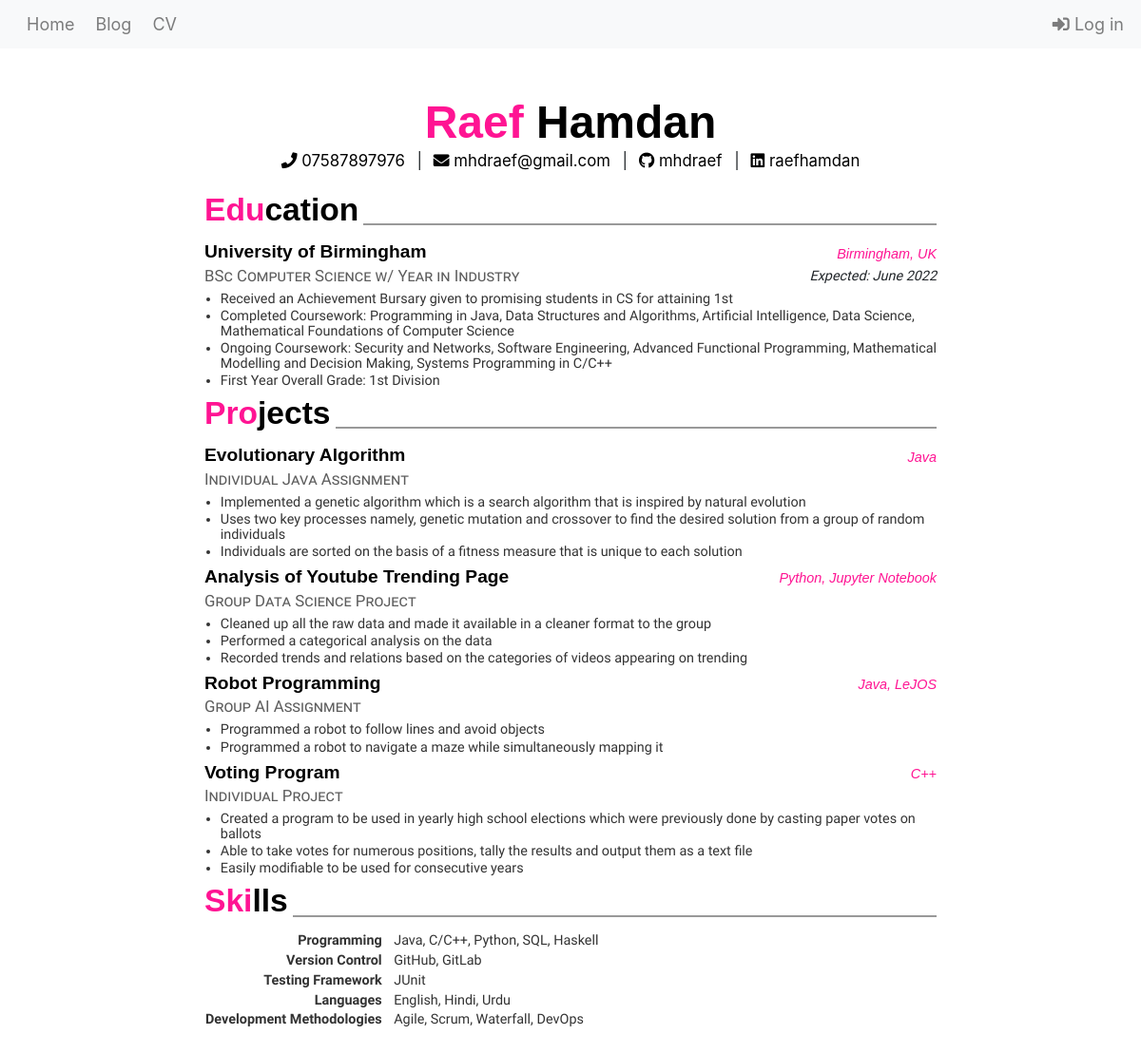
The page /cv on the database its author committed.
### cv/models.py (models this page shows)
class Education(models.Model):
    university = models.CharField(max_length=200)
    course = models.CharField(max_length=200)
    location = models.CharField(max_length=200)
    graduation = models.CharField(max_length=200)
    description = models.TextField(blank=True)

class Project(models.Model):
    title = models.CharField(max_length=200)
    type = models.CharField(max_length=200)
    languages = models.CharField(max_length=200)
    repository = models.CharField(max_length=200,blank=True)
    description = models.TextField(blank=True)

class Skill(models.Model):
    topic = models.CharField(max_length=200)
    skill = models.TextField()

### cv/views.py (the view)
# urls.py: path('cv', views.cv, name='cv'),
def cv(request):
    education = Education.objects.all()
    project = Project.objects.all()
    experience = Experience.objects.all()
    certificate = Certificate.objects.all()
    skill = Skill.objects.all()
    return render(request, 'cv.html', {'education':education , 'project':project , 'experience':experience, 'certificate':certificate , 'skill':skill })

### cv/templates/cv.html (shortened to what this page needs)
<!DOCTYPE html>
<html>
  <head>
    {% load static %}
    <link rel="stylesheet" href="https://stackpath.bootstrapcdn.com/bootstrap/4.5.0/css/bootstrap.min.css">
    <link rel="stylesheet" href="https://use.fontawesome.com/releases/v5.13.0/css/all.css">
    <link rel="stylesheet" href="{% static 'css/homepage/reset.css' %}">
    <link rel="stylesheet" href="{% static 'css/blog.css' %}">
    <link rel="stylesheet" href="{% static 'css/cv.css' %}">
  </head>
<body>
  <nav class="navbar navbar-expand-lg fixed-top navbar-light bg-light">
      <div class="collapse navbar-collapse" id="myNavbar">
        <ul class="navbar-nav mr-auto">
          <li class="nav-item"><a class="nav-link" href="/">Home</a></li>
          <li class="nav-item"><a class="nav-link" href="/blog">Blog</a></li>
          <li class="nav-item"><a class="nav-link" href="/cv">CV</a></li>
        </ul>
        <ul class="navbar-nav navbar-right">
          {% if user.is_authenticated %}
          <li class="nav-item"><a class="nav-link" href="{% url 'logout' %}"><i class="fas fa-sign-out-alt"></i> Log out </a><li>
          {% else %}
          <li class="nav-item"><a class="nav-link" href="{% url 'login' %}"><i class="fas fa-sign-in-alt"></i> Log in</a></li>
          {% endif %}
        </ul>
      </div>
  </nav>
<div class="container col-md-8">
      <header class="about-me">
        <h1 class="name">Raef <span class="lastname">Hamdan</span></h1>
        <span class="about-me_social">
            <h6><a href="tel:07587897976"><i class="fa fa-phone"></i> 07587897976</a></h6>
            <h6><a href="mailto:mhdraef@gmail.com"><i class="fa fa-envelope"></i> mhdraef@gmail.com</a></h6>
            <h6><a href="https://github.com/mhdraef"><i class="fab fa-github"></i> mhdraef</a></h6>
            <h6><a href="https://linkedin.com/in/raefhamdan"><i class="fab fa-linkedin"></i> raefhamdan</a></h6>
        </span>
      </header>
      <section class="education">
        {% if education %}
          <div class="section__heading">
              <h1 class="title">Edu<span class="second">cation</span></h1>
              <span class="section__heading-underline"></span>
          </div>
          {% for edu in education %}
            <div class="section__item">
              <div>
                  <h4 class="education__institution section__subheading">{{ edu.university }}</h4>
                  <h4 class="section__location">{{edu.location}}</h4>
              </div>
              <div>
                  <h5 class="section__subsubheading">{{edu.course}}</h5>
                  <h5 class="section__date-range">{{edu.graduation}}</h5>
              </div>
              {% autoescape off %}
                {{edu.description}}
              {% endautoescape %}
            </div>
            {% endfor %}
       {% endif %}
      </section>
      <section class="project">
       {% if project %}
          <div class="section__heading">
              <h1 class="title">Pro<span class="second">jects</span></h1>
              <span class="section__heading-underline"></span>
          </div>
          {% for proj in project %}
            <div class="section__item">
              <div>
                  <h4 class="education__institution section__subheading">{{ proj.title }}</h4>
                  <h4 class="section__location">{{proj.languages}}</h4>
              </div>
              <div>
                  <h5 class="section__subsubheading">{{proj.type}}</h5>
                  </div>
              {% autoescape off %}
                {{proj.description}}
              {% endautoescape %}
            </div>
            {% endfor %}
        {% endif %}
      </section>
      <section class="skills">
       {% if skill %}
        <div class="section__heading">
            <h1 class="title">Ski<span class="second">lls</span></h1>
            <span class="section__heading-underline"></span>
        </div>
        <table>
          {% for ski in skill %}
          <tr>
            <td class="skills__heading">{{ski.topic}}</td>
            <td class="skills__list"> {{ski.skill}} </td>
          </tr>
          {% endfor %}
        </table>
      {% endif %}
      </section>
</div>
  </body>
</html>

### blog/static/css/blog.css (style rules this page uses)
h1, h2, h3, h4 { color: #000000; font-family: sans-serif; }

### cv/static/css/cv.css (style rules this page uses)
body { margin-top:100px; margin-bottom: 100px; }
.navbar-light .navbar-nav .nav-link { font-size: 18px; margin-left: 10px; }
.about-me { text-align: center; margin-bottom: 20px; }
.about-me .name { color: #FF1493; font-weight: bold; font-size: 4rem; }
.about-me .name .lastname { color:#000000; }
.title { color: #FF1493; font-weight: bold; font-size: 2em; }
.title .second { color:#000000; }
.about-me h6 { font-size: 1.4em; line-height: 1.4em; }
.about-me .about-me_social > h6 { display: inline; }
.about-me .about-me_social > h6 a { text-decoration: none; color: black; }
.about-me .about-me_social > h6:not(:last-child)::after { content: '|'; margin-left: 0.75em; margin-right: 0.5em; }
section { font-family: 'Source Sans Pro'; }
section .section__heading { color: #FF1493; font-weight: 700; font-size: 1.4rem; margin-bottom: 0.7em; display: flex; flex-direction: row; }
section .section__heading span.section__heading-underline { flex-grow: 1; border-bottom: 2px solid #999999; margin-bottom: 4px; margin-left: 0.3em; }
section .section__item { margin-bottom: 0.5rem; }
section .section__item > div { width: 100%; }
section .section__item > div:not(:first-child) { margin-top: 0.3rem; }
section .section__item > div > * { display: inline; }
section .section__item > div > *:last-child { float: right; }
section .section__item > div .section__subheading { font-weight: 600; font-size: 1.6rem; }
section .section__item > div .section__location { color: #FF1493; font-size: 1.2rem; font-style: italic; padding-top: 5.5px; }
section .section__item > div .section__subsubheading { font-size: 1.4rem; font-weight: 500; font-variant: small-caps; color: #5D5D5D; }
section .section__item > div .section__date-range { font-size: 1.2rem; font-weight: 500; font-style: italic; padding-top: 2px; }
section ul { list-style-type:disc; margin-left: 1.4rem; margin-top: 0.5rem; font-size: 0.9rem; line-height: 1.1em; }
section ul li { font-size: 1.2rem; }
section ul li:not(:last-child) { margin-bottom: 0.2rem; }
section ul, section table { font-size: 1.2rem; color: #333333; }
.skills table tr td:first-child { text-align: right; font-weight: bold; font-size: 1.2rem; padding-right: 0.8em; }
.skills table tr { line-height: 1.3em; }

### rows shown on the page
Education: university "University of Birmingham", location "Birmingham, UK", course "BSc Computer Science w/ Year in Industry", graduation "Expected: June 2022", description "Received an Achievement Bursary given to promising students in CS for attaining 1st Completed Coursework: Programming in Java, Data Structures and Algorithms, Artificial Intelligence, Data Science, Mathematical Foundations of Computer Science Ongoing Coursework: Security and Networks, Software Engineering, Advanced Functional Programming, Mathematical Modelling and Decision Making, Systems Programming in C/C++ First Year Overall Grade: 1st Division"
Project: title "Evolutionary Algorithm", languages "Java", type "Individual Java Assignment", description "Implemented a genetic algorithm which is a search algorithm that is inspired by natural evolution Uses two key processes namely, genetic mutation and crossover to find the desired solution from a group of random individuals Individuals are sorted on the basis of a fitness measure that is unique to each solution"
Project: title "Analysis of Youtube Trending Page", languages "Python, Jupyter Notebook", type "Group Data Science Project", description "Cleaned up all the raw data and made it available in a cleaner format to the group Performed a categorical analysis on the data Recorded trends and relations based on the categories of videos appearing on trending"
Project: title "Robot Programming", languages "Java, LeJOS", type "Group AI Assignment", description "Programmed a robot to follow lines and avoid objects Programmed a robot to navigate a maze while simultaneously mapping it"
Project: title "Voting Program", languages "C++", type "Individual Project", description "Created a program to be used in yearly high school elections which were previously done by casting paper votes on ballots Able to take votes for numerous positions, tally the results and output them as a text file Easily modifiable to be used for consecutive years"
Skill: topic "Programming", skill "Java, C/C++, Python, SQL, Haskell"
Skill: topic "Version Control", skill "GitHub, GitLab"
Skill: topic "Testing Framework", skill "JUnit"
Skill: topic "Languages", skill "English, Hindi, Urdu"
Skill: topic "Development Methodologies", skill "Agile, Scrum, Waterfall, DevOps"
